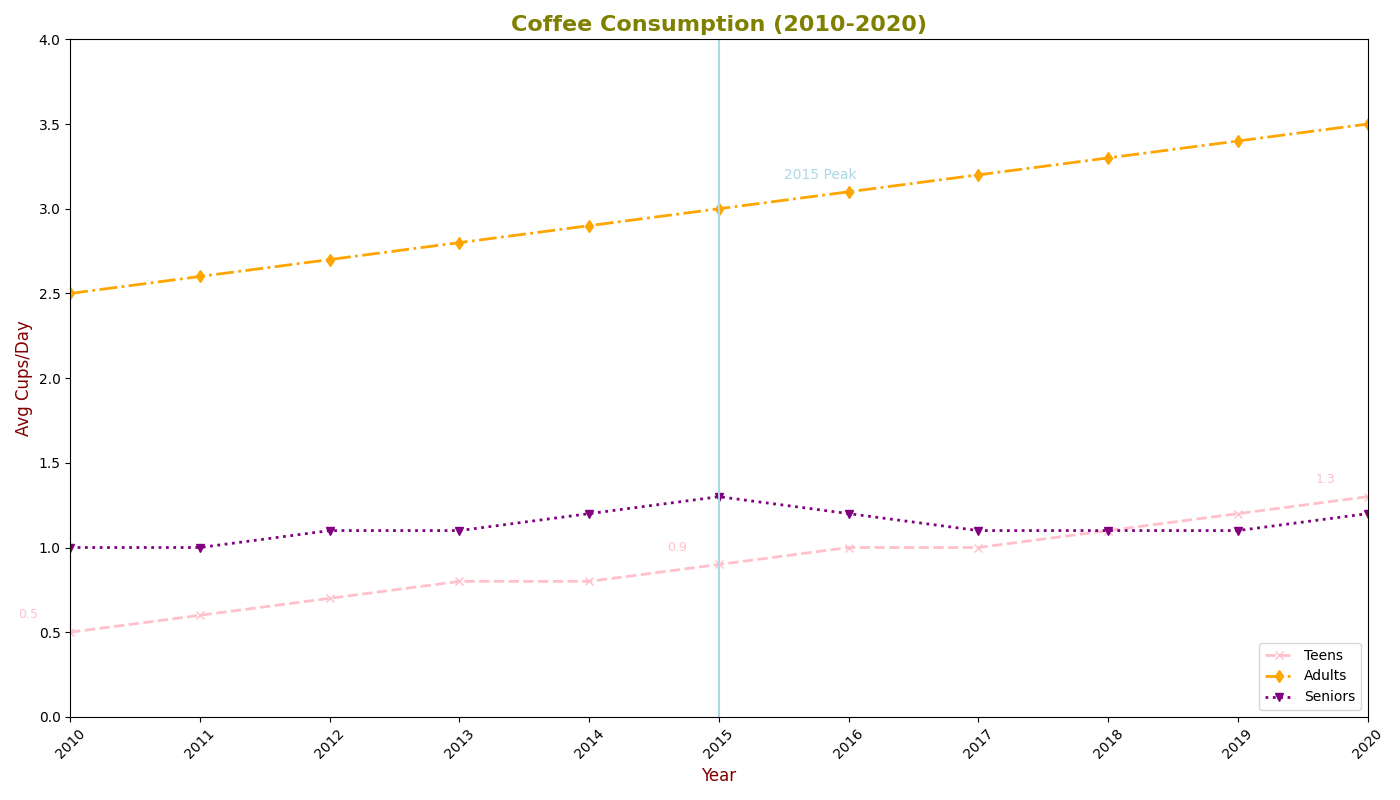

Reproduce this figure in Python.
import numpy as np
import matplotlib.pyplot as plt

years = np.arange(2010, 2021)
teens = np.array([0.5, 0.6, 0.7, 0.8, 0.8, 0.9, 1.0, 1.0, 1.1, 1.2, 1.3])
adults = np.array([2.5, 2.6, 2.7, 2.8, 2.9, 3.0, 3.1, 3.2, 3.3, 3.4, 3.5])
seniors = np.array([1.0, 1.0, 1.1, 1.1, 1.2, 1.3, 1.2, 1.1, 1.1, 1.1, 1.2])

plt.figure(figsize=(14, 8))

plt.plot(years, teens, color='pink', marker='x', linestyle='--', linewidth=2, label='Teens')
plt.plot(years, adults, color='orange', marker='d', linestyle='-.', linewidth=2, label='Adults')
plt.plot(years, seniors, color='purple', marker='v', linestyle=':', linewidth=2, label='Seniors')

plt.title('Coffee Consumption (2010-2020)', fontsize=16, fontweight='bold', color='olive')
plt.xlabel('Year', fontsize=12, color='maroon')
plt.ylabel('Avg Cups/Day', fontsize=12, color='maroon')

plt.xticks(years, rotation=45)

plt.grid(False)  # Removed grid

plt.axvline(x=2015, linestyle='-', color='lightblue', linewidth=1.5)
plt.text(2015.5, 3.2, '2015 Peak', verticalalignment='center', horizontalalignment='left', color='lightblue', fontsize=10)

for year, cups in zip(years, teens):
    if year in [2010, 2015, 2020]:
        plt.annotate(f'{cups}', xy=(year, cups), textcoords='offset points', xytext=(-30, 10), ha='center', fontsize=9, color='pink')

plt.xlim(2010, 2020)
plt.ylim(0, 4)

plt.legend(loc='lower right', fontsize=10)  # Moved legend position

plt.tight_layout()

plt.show()
